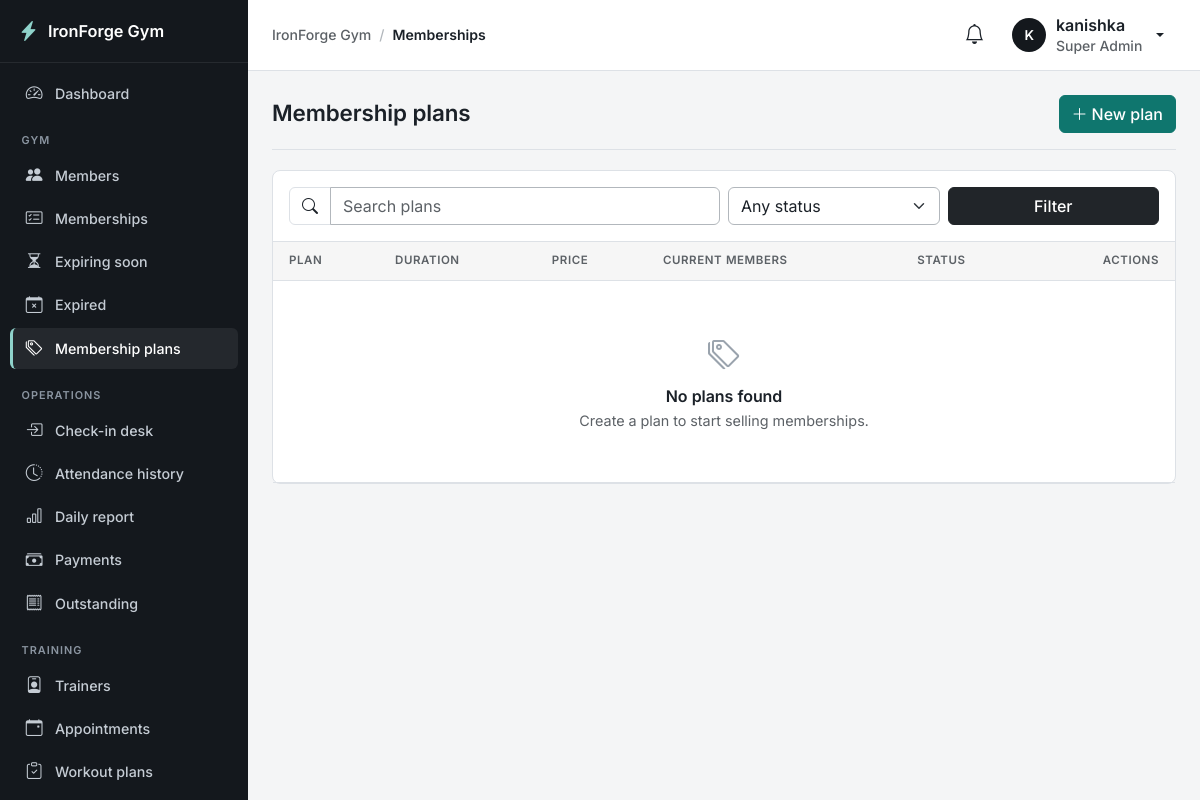
Before: /plans/ (signed in) with the older database file.
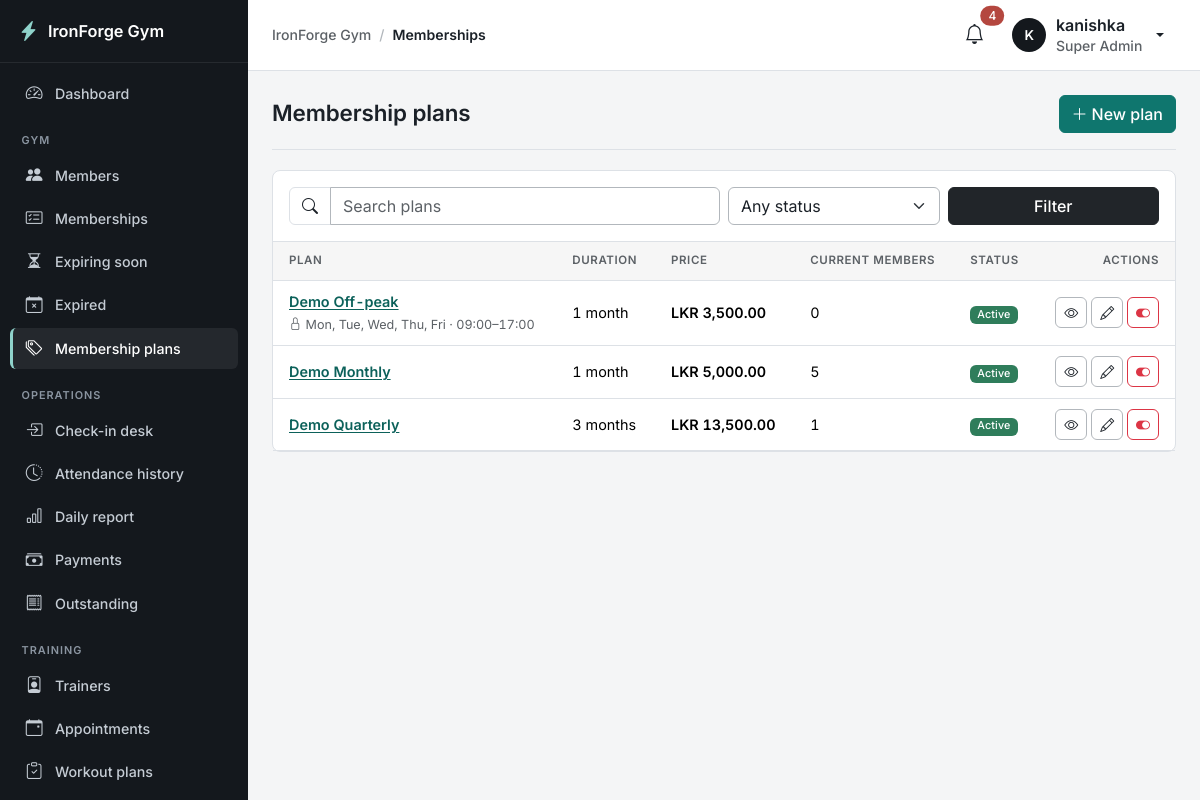
After: the same page with the newer database file.
### apps/memberships/models.py (models this page shows, shortened)
class MembershipPlan(models.Model):
    name = models.CharField(max_length=100)
    description = models.TextField(blank=True)
    duration_type = models.CharField(max_length=12, choices=DurationType.choices, default=DurationType.MONTHLY)
    custom_days = models.PositiveIntegerField(null=True, blank=True, help_text="Only for custom plans.")
    price = models.DecimalField("price (LKR)", max_digits=10, decimal_places=2)
    benefits = models.TextField(blank=True, help_text="One benefit per line.")
    access_restrictions = models.TextField(blank=True, help_text="Free-text note shown to staff (the rules below are what is enforced).")
    allowed_weekdays = models.CharField(max_length=13, blank=True, help_text="Comma-separated weekday numbers, 0=Monday.")
    access_from = models.TimeField(null=True, blank=True)
    access_until = models.TimeField(null=True, blank=True)
    is_active = models.BooleanField(default=True)
    created_at = models.DateTimeField(auto_now_add=True)
    updated_at = models.DateTimeField(auto_now=True)
    class Meta:
        ordering = ["price", "name", "pk"]
        constraints = [
            models.UniqueConstraint(Lower("name"), name="unique_plan_name_ci"),
            models.CheckConstraint(condition=Q(price__gte=0), name="plan_price_non_negative"),
            models.CheckConstraint(
                condition=(Q(duration_type="custom", custom_days__isnull=False, custom_days__gt=0) | (~Q(duration_type="custom") & Q(custom_days__isnull=True))),
                name="plan_custom_days_matches_type",
            ),
        ]
    def get_absolute_url(self):
        return reverse("memberships:plan_detail", args=[self.pk])
    @property
    def duration_label(self):
        if self.duration_type == DurationType.CUSTOM:
            return f"{self.custom_days} day{'s' if self.custom_days != 1 else ''}"
        months = MONTHS_BY_TYPE[self.duration_type]
        return "1 month" if months == 1 else f"{months} months"
    @property
    def weekday_numbers(self):
        return [int(d) for d in self.allowed_weekdays.split(",") if d.strip().isdigit()]
    @property
    def has_access_rules(self):
        return bool(self.allowed_weekdays or self.access_from)
    @property
    def access_summary(self):
        parts = []
        if self.allowed_weekdays:
            parts.append(", ".join(WEEKDAY_NAMES[d] for d in sorted(self.weekday_numbers)))
        if self.access_from and self.access_until:
            parts.append(f"{self.access_from:%H:%M}–{self.access_until:%H:%M}")
        return " · ".join(parts) or "Unrestricted"

### apps/memberships/views.py (the view)
# urls.py: path("plans/", views.PlanListView.as_view(), name="plan_list"),
class PlanListView(GymPermissionMixin, ListView):
    required_permission = "plans.view"
    template_name = "memberships/plan_list.html"
    paginate_by = 12
    def get_queryset(self):
        qs = MembershipPlan.objects.annotate(
            live_count=Count("memberships", filter=Q(memberships__status__in=["active", "suspended"],
                                                     memberships__end_date__gte=timezone.localdate()))
        )
        q = self.request.GET.get("q", "").strip()
        qs = qs.order_by("price", "name", "pk")
        if q:
            qs = qs.filter(Q(name__icontains=q) | Q(description__icontains=q))
        status = self.request.GET.get("status", "")
        if status in ("active", "inactive"):
            qs = qs.filter(is_active=(status == "active"))
        return qs
    def get_context_data(self, **kwargs):
        ctx = super().get_context_data(**kwargs)
        ctx.update(q=self.request.GET.get("q", ""), status=self.request.GET.get("status", ""))
        return ctx

### apps/accounts/mixins.py (called while the page is built)
    def dispatch(self, request, *args, **kwargs):
        if not request.user.is_authenticated:
            return self.handle_no_permission()
        if self.required_permission and not request.user.has_gym_perm(self.required_permission):
            raise PermissionDenied
        return super().dispatch(request, *args, **kwargs)

### apps/accounts/models.py (called while the page is built)
    @property
    def is_super_admin(self):
        return self.role == Role.SUPER_ADMIN

    @property
    def display_name(self):
        return self.get_full_name() or self.username

    def gym_permissions(self):
        if not hasattr(self, "_gym_permissions"):
            if not self.is_active:
                perms = set()
            elif self.is_super_admin:
                perms = set(PERMISSIONS) | SUPER_ADMIN_ONLY
            else:
                perms = set(RolePermission.objects.filter(role=self.role).values_list("permission", flat=True))
            self._gym_permissions = perms
        return self._gym_permissions

    def has_gym_perm(self, code):
        return code in self.gym_permissions()

### apps/core/appearance.py (called while the page is built)
def _rgb(color):
    return tuple(int(color[i:i + 2], 16) for i in (1, 3, 5))

### templates/memberships/plan_list.html (shortened to what this page needs)
{% extends "base.html" %}
{% load gym %}
{% block content %}
<div class="page-header">
  <h1>Membership plans</h1>
  {% if request.user|can:"plans.manage" and request.user|can:"plans.price" %}<a href="{% url 'memberships:plan_create' %}" class="btn btn-primary"><i class="bi bi-plus-lg me-1"></i>New plan</a>{% endif %}
</div>
<div class="card">
  <div class="card-body border-bottom">
    <form method="get" class="row g-2" data-no-loading>
      <div class="col-md-6">{% include "components/search_bar.html" with q=q placeholder="Search plans" %}</div>
      <div class="col-6 col-md-3"><select name="status" class="form-select" aria-label="Status">
        <option value="">Any status</option>
        <option value="inactive" {% if status == "inactive" %}selected{% endif %}>Inactive</option></select></div>
      <div class="col-6 col-md-3 d-flex gap-2"><button class="btn btn-dark flex-grow-1" type="submit" data-no-loading>Filter</button>
        {% if q or status %}<a href="{% url 'memberships:plan_list' %}" class="btn btn-outline-secondary" title="Clear"><i class="bi bi-x-lg"></i></a>{% endif %}</div>
    </form>
  </div>
  <div class="table-responsive"><table class="table table-hover mb-0">
    <thead><tr><th>Plan</th><th>Duration</th><th>Price</th><th>Current members</th><th>Status</th><th class="text-end">Actions</th></tr></thead>
    <tbody>
    {% for p in object_list %}
      <tr>
        <td><a href="{{ p.get_absolute_url }}" class="fw-semibold">{{ p.name }}</a>{% if p.has_access_rules %}<div><small class="text-muted"><i class="bi bi-lock me-1"></i>{{ p.access_summary }}</small></div>{% endif %}</td>
        <td>{{ p.duration_label }}</td>
        <td class="text-nowrap fw-semibold">{{ p.price|lkr }}</td>
        <td>{{ p.live_count }}</td>
        <td>{% if p.is_active %}<span class="badge text-bg-success">Active</span>{% else %}<span class="badge text-bg-secondary">Inactive</span>{% endif %}</td>
        <td class="text-end text-nowrap">
          <a href="{{ p.get_absolute_url }}" class="btn btn-sm btn-outline-secondary" title="View"><i class="bi bi-eye"></i></a>
          {% if request.user|can:"plans.manage" %}
          <a href="{% url 'memberships:plan_edit' p.pk %}" class="btn btn-sm btn-outline-secondary" title="Edit"><i class="bi bi-pencil"></i></a>
          <form method="post" action="{% url 'memberships:plan_toggle_active' p.pk %}" class="d-inline" data-no-loading
                data-confirm="{% if p.is_active %}Deactivate “{{ p.name }}”? It can no longer be assigned; existing memberships are not affected.{% else %}Activate “{{ p.name }}”?{% endif %}">
            {% csrf_token %}<button type="submit" data-no-loading class="btn btn-sm {% if p.is_active %}btn-outline-danger{% else %}btn-outline-success{% endif %}" title="{% if p.is_active %}Deactivate{% else %}Activate{% endif %}"><i class="bi bi-{% if p.is_active %}toggle-on{% else %}toggle-off{% endif %}"></i></button>
          </form>{% endif %}
        </td>
      </tr>
    {% empty %}
      <tr><td colspan="6">{% include "components/empty_state.html" with icon="tags" title="No plans found" text="Create a plan to start selling memberships." %}</td></tr>
    {% endfor %}
    </tbody></table></div>
</div>
{% endblock %}

### templates/base.html (shortened to what the changed rows need)
{% load static gym %}<!doctype html>
<html lang="en" data-bs-theme="light">
<head>
  <link href="https://cdn.jsdelivr.net/npm/bootstrap@5.3.3/dist/css/bootstrap.min.css" rel="stylesheet">
  <link href="https://cdn.jsdelivr.net/npm/bootstrap-icons@1.11.3/font/bootstrap-icons.min.css" rel="stylesheet">
  <link href="{% static 'css/app.css' %}" rel="stylesheet">
</head>
<body data-sidebar="{{ APPEARANCE.layout.sidebar_style }}" data-stat-cols="{{ APPEARANCE.layout.stat_columns }}">
<div class="app-shell">
  <div class="main">
    <header class="topbar">
      <div class="ms-auto d-flex align-items-center gap-2">
      <div class="dropdown">
        <button class="btn btn-icon position-relative" data-bs-toggle="dropdown" aria-expanded="false" aria-label="Notifications"><i class="bi bi-bell fs-5"></i>
          {% if unread_notifications %}<span class="position-absolute top-0 start-100 translate-middle badge rounded-pill text-bg-danger">{{ unread_notifications }}</span>{% endif %}</button>
      </div>
      </div>
    </header>
    <main class="content" id="main" tabindex="-1">
      {% block content %}{% endblock %}
    </main>
  </div>
</div>
</body>
</html>

Changed rows visible on the page:
added MembershipPlan: name "Demo Off-peak", access_summary "Mon, Tue, Wed, Thu, Fri · 09:00–17:00", duration_label "1 month", price|lkr "LKR 3,500.00", live_count "0", is_active "Active"
added MembershipPlan: name "Demo Monthly", duration_label "1 month", price|lkr "LKR 5,000.00", live_count "5", is_active "Active"
added MembershipPlan: name "Demo Quarterly", duration_label "3 months", price|lkr "LKR 13,500.00", live_count "1", is_active "Active"
Other visible differences:
{{ unread_notifications }}: (not shown) → "4"
{{ title|default:"Nothing here yet" }}: "No plans found" → (not shown)
{{ text }}: "Create a plan to start selling memberships." → (not shown)
